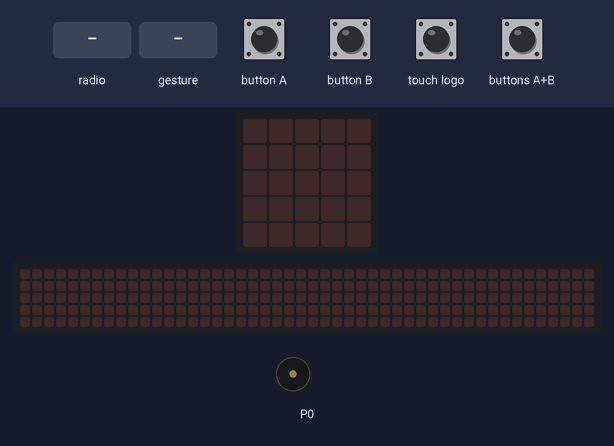
Bench run of a program on a simulated BBC micro:bit (MakeCode). On the bench: the board's 5×5 LED display, a strip that is not on the board, showing the scrolling text unrolled, buzzer (waves = sounding). Inputs (shaded band) come from the test bench. A tilt is held for 1.5 s and a shake lasts 1 s, then the board lies face up again; the 48×5 strip is a reading aid, not a part: it shows the text the display is scrolling, unrolled, one strip-width of it at a time.

Above: at 1.2 s.
1.3 s: radio message "9" arrives
At 1.9 s:
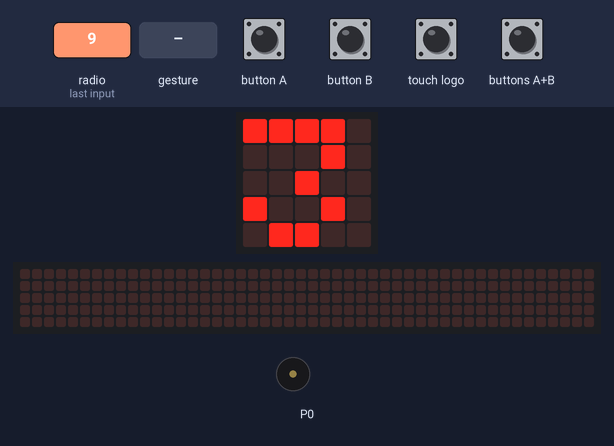
4.3 s: touch logo pressed for 0.15 s
7.4 s: gesture 'shake'
At 9.2 s:
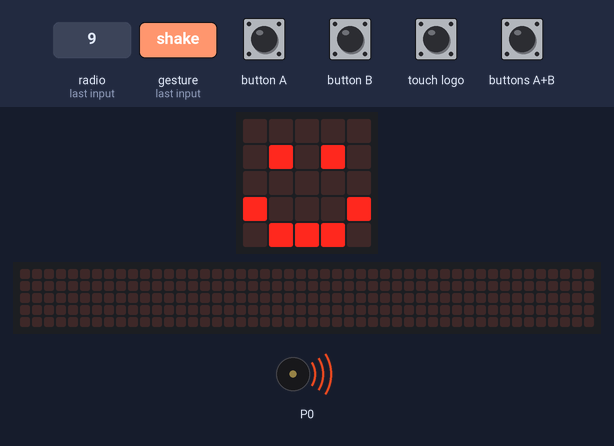
10.4 s: radio message "Salut" arrives
At 10.47 s:
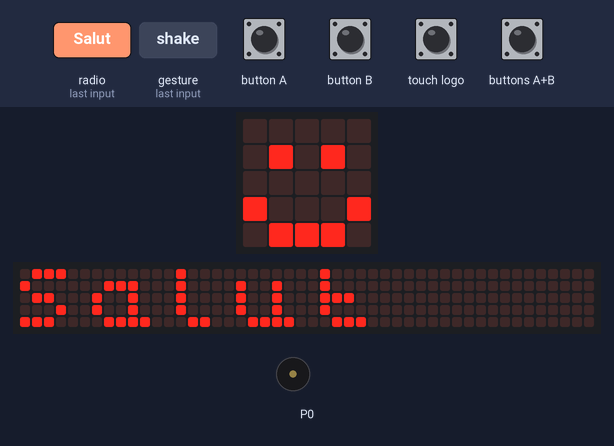
13.4 s: touch logo pressed for 0.15 s
At 13.77 s:
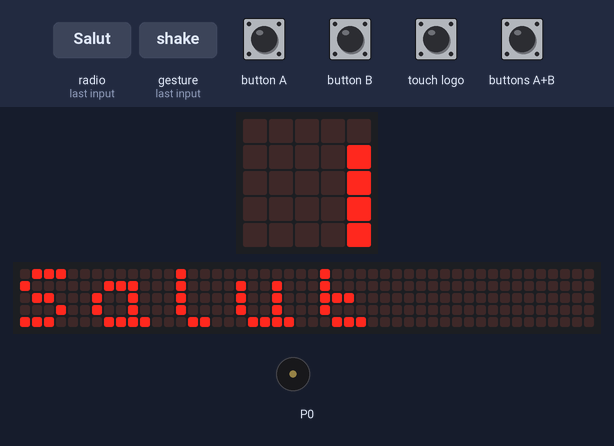
16.4 s: radio message "Sam le p'tit" arrives
At 20.1 s:
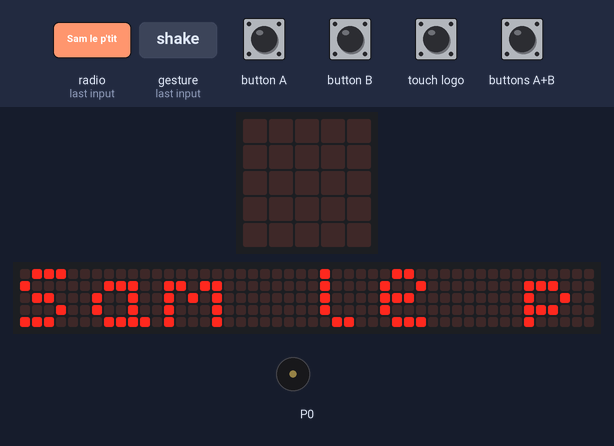
Timing chart, 0 to 21.6 s (numbered marks = the images above; inputs shaded):
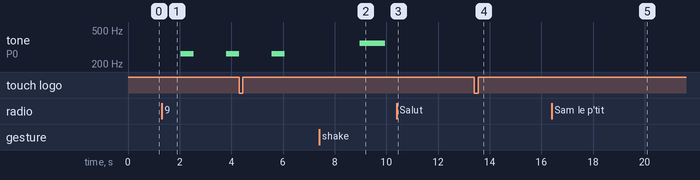

Measured:
- after the input at 1.3 s, tone on P0: silent → 262 Hz after 0.75 s, → silent 0.50 s later, → 262 Hz 1.3 s later; the display: changes at once (image 1)
- after the input at 7.4 s, the display: first differs from a run without the input after 1.6 s (image 2)
- after the input at 10.4 s, the display: changes at once (image 3)
- after the input at 16.4 s, the display: changes at once (image 5)
- what the display in image 1 shows lasts 1.8 s, from 1.3 s to 3.1 s
- what the display in image 5 shows lasts 0.6 s, from 19.7 s to 20.3 s

The program:

main.ts
```typescript
radio.onReceivedNumber(function (receivedNumber) {
    if (receivedNumber == 9) {
        for (let index = 0; index < 1; index++) {
            basic.showNumber(3)
            music.playTone(262, music.beat(BeatFraction.Whole))
            basic.pause(500)
            basic.showNumber(2)
            music.playTone(262, music.beat(BeatFraction.Whole))
            basic.pause(500)
            basic.showNumber(1)
            music.playTone(262, music.beat(BeatFraction.Whole))
            basic.pause(200)
            basic.showString("Go")
            music.playTone(349, music.beat(BeatFraction.Double))
        }
    }
})
input.onButtonPressed(Button.A, function () {
    radio.sendString("Salut")
})
input.onButtonPressed(Button.AB, function () {
    radio.sendNumber(9)
})
radio.onReceivedString(function (receivedString) {
    basic.showString(receivedString)
})
input.onButtonPressed(Button.B, function () {
    radio.sendString("Sam le p'tit")
})
input.onGesture(Gesture.Shake, function () {
    basic.showLeds(`
        . . . . .
        . # . # .
        . . . . .
        # . . . #
        . # # # .
        `)
})
input.onLogoEvent(TouchButtonEvent.Pressed, function () {
    basic.clearScreen()
})
basic.clearScreen()
music.setVolume(62)
radio.setGroup(134)
```

test.ts
```typescript
// les tests vont ici ; cela ne sera pas compilé si ce paquet est utilisé en tant qu'extension.
```
